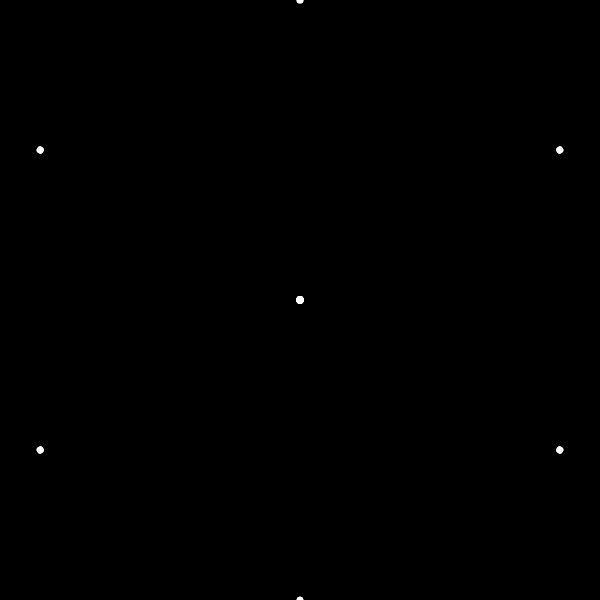
Frame 1 (no input)
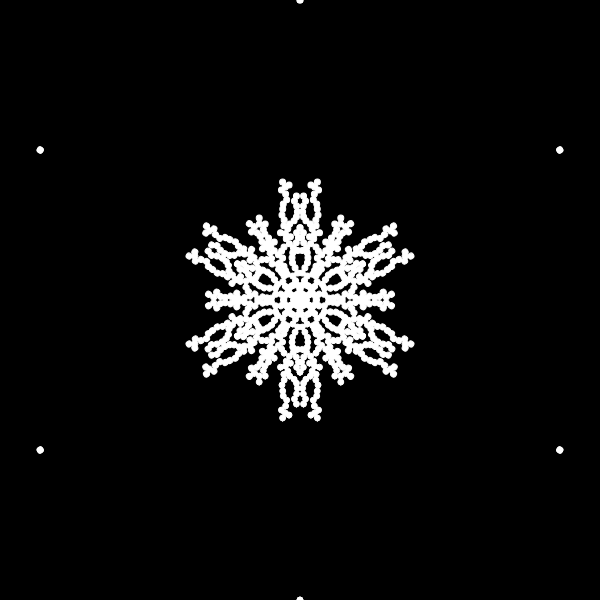
Frame 60 (no input)
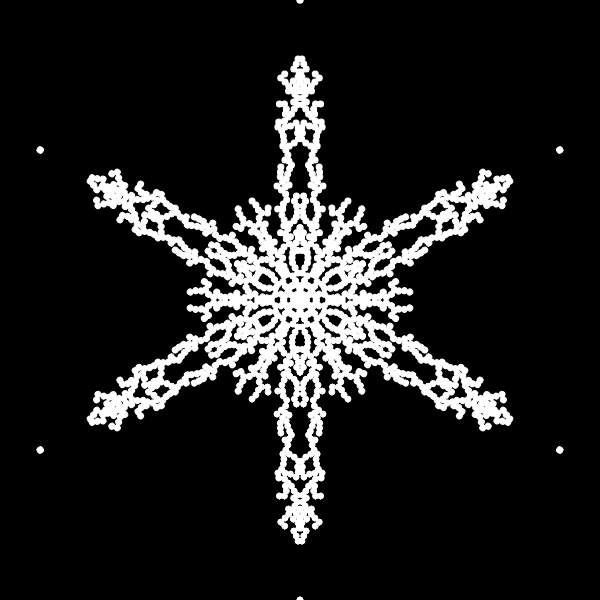
Frame 120 (the mouse pressed at the canvas centre since frame 60)

The p5.js sketch that drew these frames (run headless with seeded random() and noise() and a simulated clock; from frame 60 on, the mouse is pressed at the canvas centre):

// p5.js sketch
// ── sketch.js
// Coding Challenge 127: Brownian Motion Snowflake
// Daniel Shiffman
// https://thecodingtrain.com/CodingChallenges/127-brownian-snowflake.html
// https://youtu.be/XUA8UREROYE
// https://editor.p5js.org/codingtrain/sketches/SJcAeCpgE

let current;
let snowflake = [];

function setup() {
  createCanvas(600, 600);
  current = new Particle(width/2, 0);
}

function draw() {
  translate(width/2, height/2);
  rotate(PI/6);
  background(0);

  let count = 0;
  while (!current.finished() && !current.intersects(snowflake)) {
    current.update();
    count++;
  }

  // If a particle doesn't move at all we're done
  // This is an exit condition not implemented in the video
  if (count == 0) {
    noLoop();
    console.log('snowflake completed');
  }

  snowflake.push(current);
  current = new Particle(width/2, 0);

  for (let i = 0; i < 6; i++) {
    rotate(PI/3);
    current.show();
    for (let p of snowflake) {
      p.show();
    }

    push();
    scale(1, -1);
    current.show();
    for (let p of snowflake) {
      p.show();
    }
    pop();
  }
}

// ── particle.js
// Coding Challenge 127: Brownian Motion Snowflake
// Daniel Shiffman
// https://thecodingtrain.com/CodingChallenges/127-brownian-snowflake.html
// https://youtu.be/XUA8UREROYE
// https://editor.p5js.org/codingtrain/sketches/SJcAeCpgE

class Particle {
  constructor(radius, angle) {
    this.pos = p5.Vector.fromAngle(angle);
    this.pos.mult(radius);
    this.r = 3;
  }

  update() {
    this.pos.x -= 1;
    this.pos.y += random(-3, 3);

    let angle = this.pos.heading();
    angle = constrain(angle, 0, PI / 6);
    let magnitude = this.pos.mag();
    this.pos = p5.Vector.fromAngle(angle);
    this.pos.setMag(magnitude);
  }

  show() {
    fill(255);
    stroke(255);
    ellipse(this.pos.x, this.pos.y, this.r * 2);
  }

  intersects(snowflake) {
    let result = false;
    for (let s of snowflake) {
      let d = dist(s.pos.x, s.pos.y, this.pos.x, this.pos.y);
      if (d < this.r * 2) {
        result = true;
        break;
      }
    }
    return result;
  }

  finished() {
    return this.pos.x < 1;
  }
}
